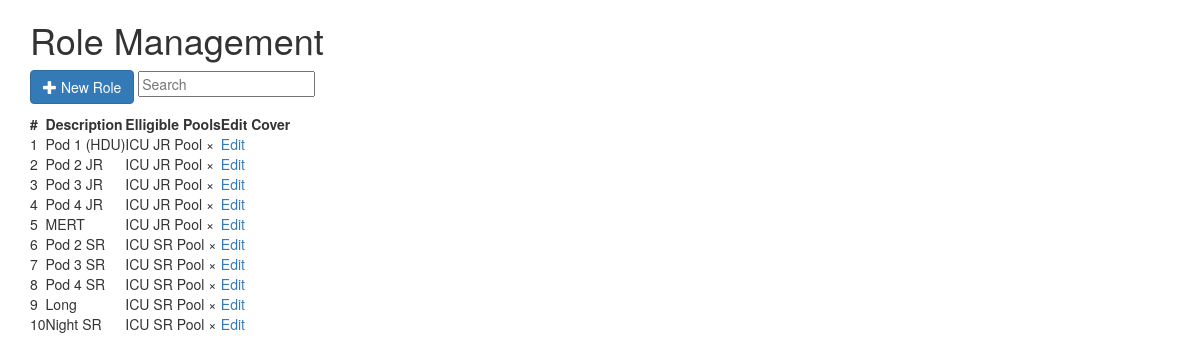
The app's page /rbwhicu/roles with its own data.
### app/models.py (models this page shows, shortened)
class Role(db.Model):
	__tablename__ = "roles"
	role_id = db.Column(db.Integer, primary_key=True)
	description = db.Column(db.String)
	department_id = db.Column(db.Integer, db.ForeignKey("departments.department_id"))
	department = db.relationship("Department", back_populates="roles")
	pools = db.relationship("Pool", secondary=eligibility, back_populates="roles")
	shifts = db.relationship("Shift", back_populates="role")
	covers = db.relationship("DefaultCover", back_populates="role")
	roster_versions = db.relationship("RosterVersion", secondary=rostered_roles, back_populates="roles")

class Pool(db.Model):
	__tablename__ = "pools"
	pool_id = db.Column(db.Integer, primary_key=True)
	department_id = db.Column(db.Integer, db.ForeignKey("departments.department_id"))
	description = db.Column(db.String)
	department = db.relationship("Department", back_populates="pools")
	roles = db.relationship("Role", secondary=eligibility, back_populates="pools")
	employees = db.relationship("Employee", secondary=membership, back_populates="pools")

### app/routes.py (the view)
@app.route('/<hr_id>/roles')
def roles(hr_id):
	department = Department.get_by_hr_id(hr_id)
	return render_template('roles.html', department=department)

### app/models.py (called while the page is built)
	@staticmethod
	def get_by_hr_id(hr_id):
		return Department.query.filter_by(hr_id=hr_id).first()

### app/templates/roles.html (shortened to what this page needs)
{% extends "base.html" %}
{% block app_content %}
<h1>Role Management</h1>
<p>
    <button type="button" id="add-new" class="btn btn-primary js-create-emp" action="">
        <span class="glyphicon glyphicon-plus"></span>
        New Role
    </button>
    <input type="text" id="role-filter-search" onkeyup="filter()" placeholder="Search">
</p>
<table class="filter-table" id="role-table">
    <thead>
        <tr>
            <th>#</th>
            <th>Description</th>
            <th>Elligible Pools</th>
            <th>Edit Cover</th>
        </tr>
    </thead>
    <tbody>
        {% for role in department.roles %}
            <tr>
                <td>{{ role.role_id }}</td>
                <td>{{ role.description }}</td>
                <td>{% for pool in role.pools %}
                    <span class="pill">{{ pool.description }}
                        <span class="close-pill">&times;</span>
                        </span> {% endfor %}</td>
                <td><a href="#" onClick="toastr.info('Simple alert!');;">Edit</a></td>
            </tr>
        {% else %}
            <tr>
                <td colspan="7" class="text-center bg-warning">No book</td>
            </tr>
        {% endfor %}
    </tbody>
</table>
{% endblock %}

### records on screen
Role: role_id "1", description "Pod 1 (HDU)"
Pool: description "ICU JR Pool"
Role: role_id "2", description "Pod 2 JR"
Role: role_id "3", description "Pod 3 JR"
Role: role_id "4", description "Pod 4 JR"
Role: role_id "5", description "MERT"
Role: role_id "6", description "Pod 2 SR"
Pool: description "ICU SR Pool"
Role: role_id "7", description "Pod 3 SR"
Role: role_id "8", description "Pod 4 SR"
Role: role_id "9", description "Long"
Role: role_id "10", description "Night SR"
